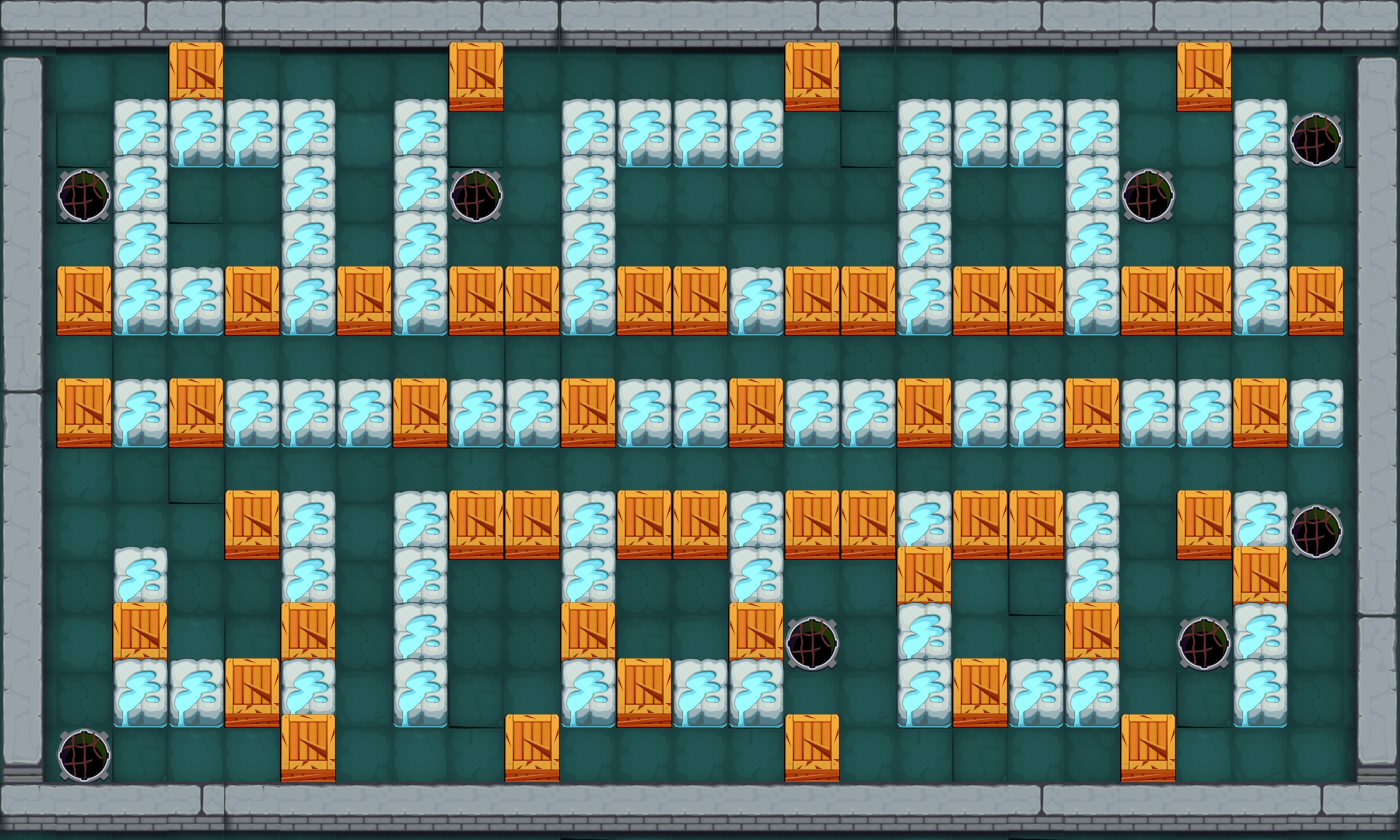

A level layout from a 2D game, rendered from its tile map. Below: a short description, then the map file with tile-grid data replaced by summaries:
An orthogonal 25x15 tile map with 56x56 px tiles, 3 tile layers (collidableLayer, backgroundLayer, stoneLayer), 8 tilesets and 34 objects (soldier_pos).

<map version="1.0" orientation="orthogonal" width="25" height="15" tilewidth="56" tileheight="56">
 <tileset firstgid="1" name="tile_ground" tilewidth="56" tileheight="56">
  <image source="图块资源/tile_ground.png" width="112" height="336" />
 </tileset>
 <tileset firstgid="13" name="tile_wall_vert_mid" tilewidth="56" tileheight="56">
  <image source="图块资源/tile_wall_vert_mid.png" width="56" height="224" />
 </tileset>
 <tileset firstgid="17" name="tile_wall_vert_end" tilewidth="56" tileheight="56">
  <image source="图块资源/tile_wall_vert_end.png" width="56" height="336" />
 </tileset>
 <tileset firstgid="23" name="tile_wall_horiz" tilewidth="167" tileheight="58">
  <image source="图块资源/tile_wall_horiz.png" width="334" height="58" />
 </tileset>
 <tileset firstgid="25" name="tile_ground_end" tilewidth="56" tileheight="56">
  <image source="图块资源/tile_ground_end.png" width="637" height="146" />
 </tileset>
 <tileset firstgid="47" name="tile_box" tilewidth="56" tileheight="70">
  <image source="图块资源/tile_box.png" width="112" height="70" />
  <tile id="0">
   <properties>
    <property name="type" value="stone" />
   </properties>
  </tile>
  <tile id="1">
   <properties>
    <property name="type" value="box" />
   </properties>
  </tile>
 </tileset>
 <tileset firstgid="49" name="meta_tiles" tilewidth="56" tileheight="56">
  <image source="图块资源/meta_tiles.png" width="112" height="56" />
  <tile id="0">
   <properties>
    <property name="move" value="false" />
   </properties>
  </tile>
  <tile id="1">
   <properties>
    <property name="move" value="true" />
   </properties>
  </tile>
 </tileset>
 <tileset firstgid="51" name="ground_obstacle" tilewidth="56" tileheight="56">
  <image source="图块资源/ground_obstacle.png" width="56" height="112" />
 </tileset>
 <layer name="collidableLayer" width="25" height="15">
  <data>[375 cells, 375 non-empty, 2 distinct tile ids]</data>
 </layer>
 <layer name="backgroundLayer" width="25" height="15">
  <data>[375 cells, 375 non-empty, 12 distinct tile ids]</data>
 </layer>
 <layer name="stoneLayer" width="25" height="15">
  <data>[375 cells, 200 non-empty, 16 distinct tile ids]</data>
 </layer>
 <objectgroup name="soldierObjects" width="25" height="15">
  <object name="soldier_pos" x="728" y="336" width="56" height="56" />
 </objectgroup>
 <objectgroup name="enemyObject" width="25" height="15">
  <object x="952" y="560" width="56" height="56">
   <properties>
    <property name="enemyType" value="0" />
   </properties>
  </object>
  <object x="616" y="560" width="56" height="56">
   <properties>
    <property name="enemyType" value="0" />
   </properties>
  </object>
  <object x="616" y="56" width="56" height="56">
   <properties>
    <property name="enemyType" value="0" />
   </properties>
  </object>
  <object x="56" y="560" width="56" height="56">
   <properties>
    <property name="enemyType" value="1" />
   </properties>
  </object>
  <object x="224" y="168" width="56" height="56">
   <properties>
    <property name="enemyType" value="2" />
   </properties>
  </object>
  <object x="224" y="560" width="56" height="56">
   <properties>
    <property name="enemyType" value="2" />
   </properties>
  </object>
  <object x="336" y="448" width="56" height="56">
   <properties>
    <property name="enemyType" value="1" />
   </properties>
  </object>
  <object x="448" y="616" width="56" height="56">
   <properties>
    <property name="enemyType" value="1" />
   </properties>
  </object>
  <object x="616" y="168" width="56" height="56">
   <properties>
    <property name="enemyType" value="2" />
   </properties>
  </object>
  <object x="952" y="168" width="56" height="56">
   <properties>
    <property name="enemyType" value="2" />
   </properties>
  </object>
  <object x="1008" y="56" width="56" height="56">
   <properties>
    <property name="enemyType" value="2" />
   </properties>
  </object>
  <object x="840" y="616" width="56" height="56">
   <properties>
    <property name="enemyType" value="2" />
   </properties>
  </object>
  <object x="1176" y="616" width="56" height="56">
   <properties>
    <property name="enemyType" value="1" />
   </properties>
  </object>
  <object x="952" y="448" width="56" height="56">
   <properties>
    <property name="enemyType" value="2" />
   </properties>
  </object>
  <object x="56" y="112" width="56" height="56">
   <properties>
    <property name="enemyType" value="0" />
   </properties>
  </object>
  <object x="336" y="56" width="56" height="56">
   <properties>
    <property name="enemyType" value="0" />
   </properties>
  </object>
 </objectgroup>
 <objectgroup name="groundObject" width="25" height="15">
  <object x="56" y="168" width="56" height="56">
   <properties>
    <property name="type" value="gas" />
   </properties>
  </object>
  <object x="448" y="168" width="56" height="56">
   <properties>
    <property name="type" value="gas" />
   </properties>
  </object>
  <object x="56" y="728" width="56" height="56">
   <properties>
    <property name="type" value="gas" />
   </properties>
  </object>
  <object x="1120" y="168" width="56" height="56">
   <properties>
    <property name="type" value="gas" />
   </properties>
  </object>
  <object x="1176" y="616" width="56" height="56">
   <properties>
    <property name="type" value="gas" />
   </properties>
  </object>
  <object x="1288" y="504" width="56" height="56">
   <properties>
    <property name="type" value="gas" />
   </properties>
  </object>
  <object x="1288" y="112" width="56" height="56">
   <properties>
    <property name="type" value="gas" />
   </properties>
  </object>
  <object x="784" y="616" width="56" height="56">
   <properties>
    <property name="type" value="gas" />
   </properties>
  </object>
  <object x="336" y="336" width="56" height="56">
   <properties>
    <property name="type" value="hand" />
   </properties>
  </object>
  <object x="1120" y="336" width="56" height="56">
   <properties>
    <property name="type" value="hand" />
   </properties>
  </object>
  <object x="728" y="448" width="56" height="56">
   <properties>
    <property name="type" value="hand" />
   </properties>
  </object>
  <object x="392" y="728" width="56" height="56">
   <properties>
    <property name="type" value="hand" />
   </properties>
  </object>
  <object x="840" y="56" width="56" height="56">
   <properties>
    <property name="type" value="hand" />
   </properties>
  </object>
  <object x="1288" y="728" width="56" height="56">
   <properties>
    <property name="type" value="hand" />
   </properties>
  </object>
  <object x="728" y="168" width="56" height="56">
   <properties>
    <property name="type" value="sg_r" />
   </properties>
  </object>
  <object x="1120" y="448" width="56" height="56">
   <properties>
    <property name="type" value="sg_l" />
   </properties>
  </object>
  <object x="112" y="448" width="56" height="56">
   <properties>
    <property name="type" value="sg_r" />
   </properties>
  </object>
 </objectgroup>
</map>
